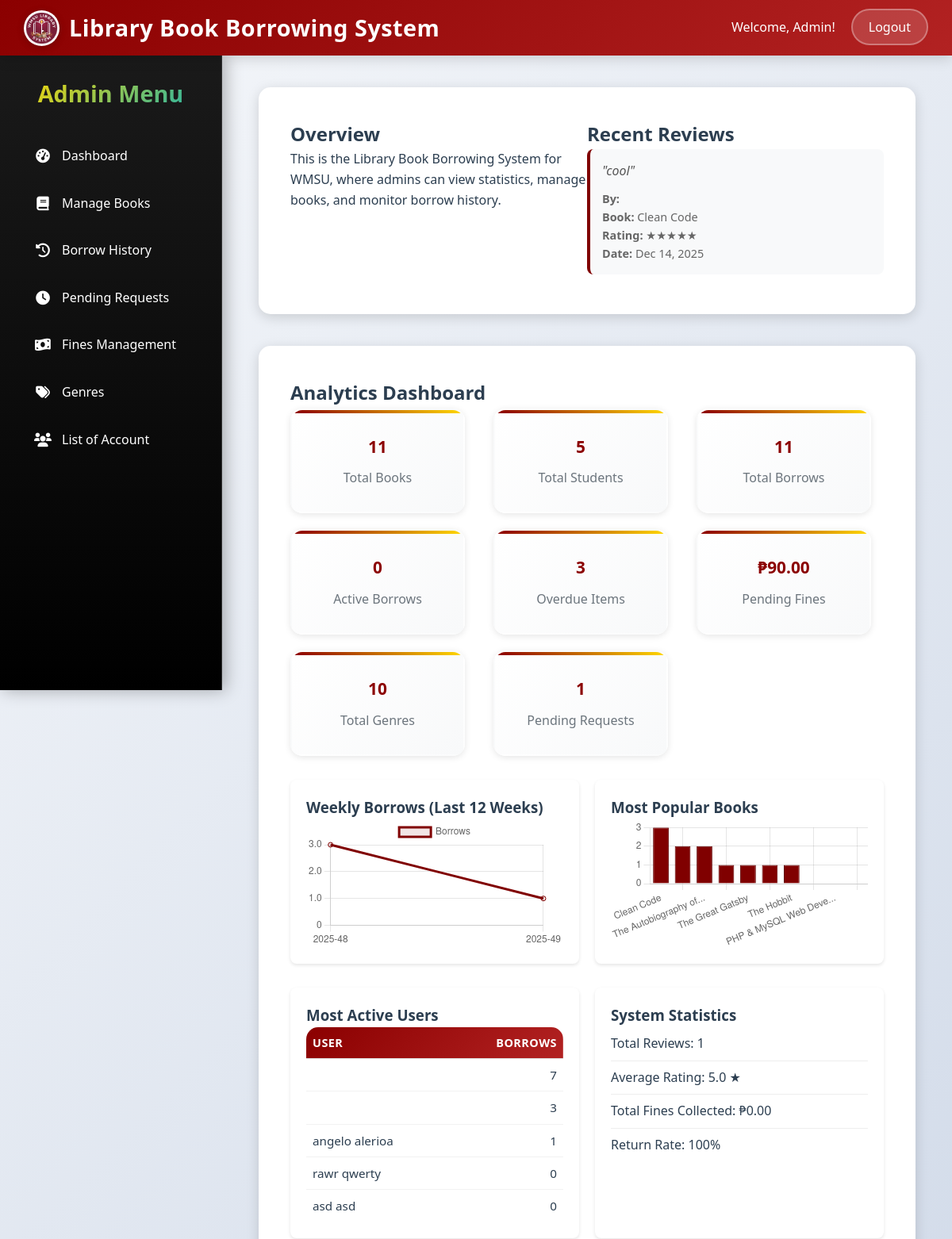
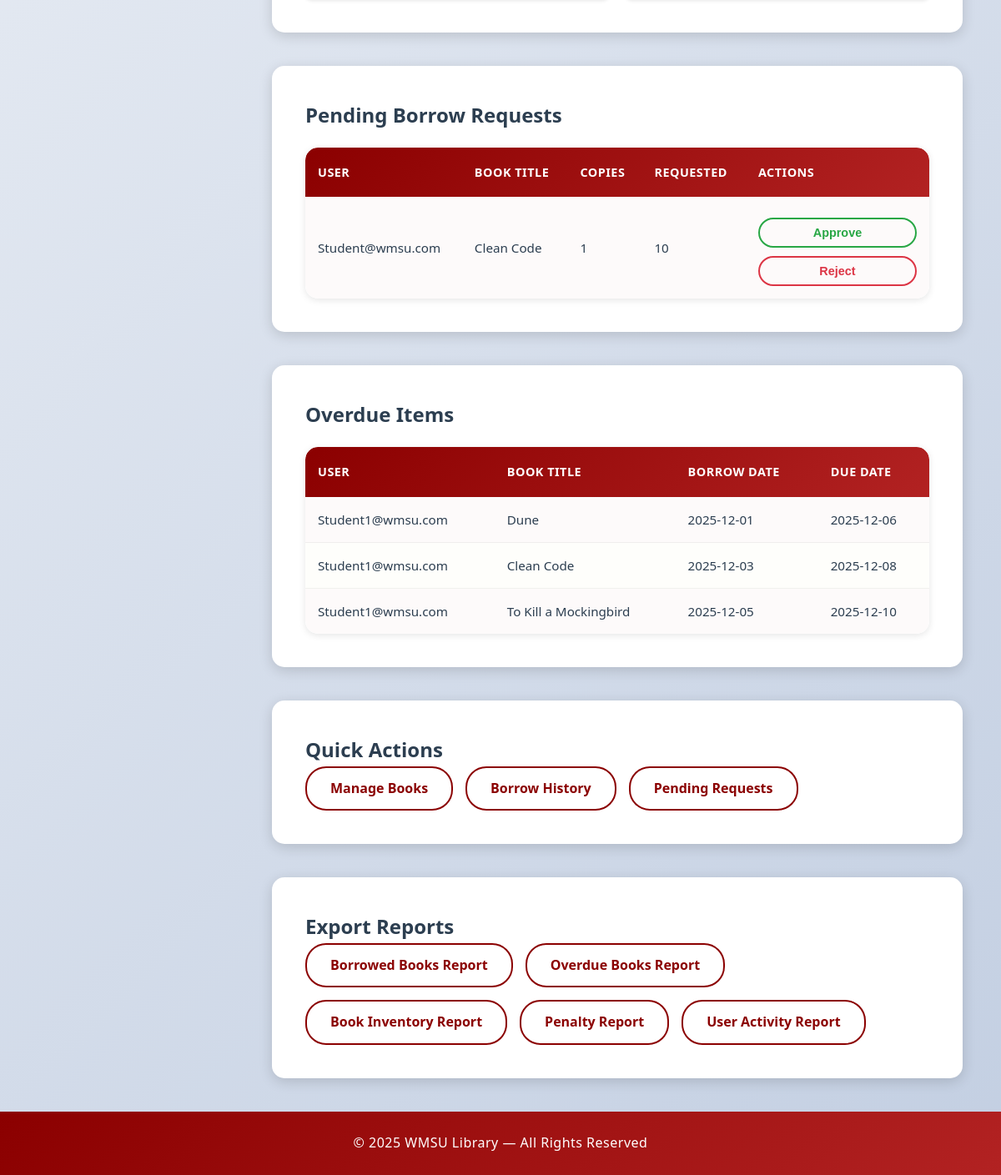
Page /admin/dashboard.php (signed in) on the committed database (2 pictures, top to bottom).
### tables this page shows
CREATE TABLE `book_reviews` (
  `id` int(11) NOT NULL,
  `user_id` int(11) NOT NULL,
  `book_id` int(11) NOT NULL,
  `rating` int(11) NOT NULL CHECK (`rating` >= 1 and `rating` <= 5),
  `review` text DEFAULT NULL,
  `created_at` timestamp NOT NULL DEFAULT current_timestamp()
);

CREATE TABLE `books` (
  `id` int(11) NOT NULL,
  `title` varchar(255) NOT NULL,
  `author` varchar(255) NOT NULL,
  `genre` varchar(100) DEFAULT NULL,
  `publication_date` date DEFAULT NULL,
  `total_copies` int(11) NOT NULL DEFAULT 1,
  `available_copies` int(11) NOT NULL DEFAULT 1,
  `deleted` tinyint(1) DEFAULT 0
);

CREATE TABLE `borrow_history` (
  `id` int(11) NOT NULL,
  `user_id` int(11) NOT NULL,
  `book_id` int(11) NOT NULL,
  `copies_borrowed` int(11) NOT NULL DEFAULT 1,
  `status` enum('pending','approved','borrowed','returned','rejected','overdue','cancelled') NOT NULL DEFAULT 'pending',
  `request_date` date DEFAULT NULL,
  `borrow_date` date DEFAULT NULL,
  `due_date` date DEFAULT NULL,
  `return_date` date DEFAULT NULL
);

CREATE TABLE `users` (
  `id` int(11) NOT NULL,
  `username` varchar(50) NOT NULL,
  `password` varchar(255) NOT NULL,
  `first_name` varchar(50) NOT NULL,
  `middle_name` varchar(50) DEFAULT NULL,
  `last_name` varchar(50) NOT NULL,
  `role` enum('admin','student') NOT NULL,
  `penalty_status` enum('none','blocked') DEFAULT 'none',
  `email` varchar(100) NOT NULL
);

### admin/dashboard.php (the view, shortened to what the rows shown need)
<?php
require_once __DIR__ . '/../classes/Borrow.php';
$overdueItems = $pdo->query("SELECT bh.*, u.username, b.title FROM borrow_history bh JOIN users u ON bh.user_id = u.id JOIN books b ON bh.book_id = b.id WHERE bh.status='overdue' ORDER BY bh.due_date ASC")->fetchAll(PDO::FETCH_ASSOC);
$pendingRequests = $pdo->query("SELECT bh.*, u.username, b.title FROM borrow_history bh JOIN users u ON bh.user_id = u.id JOIN books b ON bh.book_id = b.id WHERE bh.status='pending' ORDER BY bh.id ASC")->fetchAll(PDO::FETCH_ASSOC);
$weeklyBorrows = $pdo->query("
    SELECT DATE_FORMAT(borrow_date, '%Y-%U') as week, COUNT(*) as count
    FROM borrow_history
    WHERE borrow_date IS NOT NULL AND borrow_date >= DATE_SUB(CURDATE(), INTERVAL 12 WEEK)
    GROUP BY DATE_FORMAT(borrow_date, '%Y-%U')
    ORDER BY week DESC
    LIMIT 12
")->fetchAll(PDO::FETCH_ASSOC);
$popularBooks = $pdo->query("
    SELECT b.title, COUNT(bh.id) as borrow_count
    FROM books b
    LEFT JOIN borrow_history bh ON b.id = bh.book_id
    GROUP BY b.id, b.title
    ORDER BY borrow_count DESC
    LIMIT 10
")->fetchAll(PDO::FETCH_ASSOC);
$recentReviews = $pdo->query("
    SELECT br.review, br.rating, br.created_at, CONCAT(u.first_name, ' ', COALESCE(u.middle_name, ''), ' ', u.last_name) AS full_name, b.title
    FROM book_reviews br
    JOIN users u ON br.user_id = u.id
    JOIN books b ON br.book_id = b.id
    ORDER BY br.created_at DESC
    LIMIT 5
")->fetchAll(PDO::FETCH_ASSOC);
?>
<!DOCTYPE html>
<html lang="en">
<head>
    <link rel="stylesheet" href="../assets/css/custom.css">
    <link rel="stylesheet" href="https://cdnjs.cloudflare.com/ajax/libs/font-awesome/6.0.0/css/all.min.css">
</head>
<body>
    <header class="no-left-radius">
        <h1><img src="../image/WMSU.png" alt="WMSU Logo" style="border-radius: 50%;">Library Book Borrowing System</h1>
    </header>
    <main>
        <aside class="sidebar">
            <h2>Admin Menu</h2>
        </aside>
        <div class="content">
        <section class="dashboard-section">
            <div style="display: grid; grid-template-columns: 1fr 1fr; gap: 0px;">
                <section id="overview">
                    <h2>Overview</h2>
                </section>
                <section>
                    <h2>Recent Reviews</h2>
                    <?php if(empty($recentReviews)): ?>
                        <p>No reviews yet.</p>
                    <?php else: ?>
                        <div style="max-height: 400px; overflow-y: auto;">
                            <?php foreach($recentReviews as $review): ?>
                                <div style="background: #f8f9fa; padding: 15px; margin-bottom: 10px; border-radius: 8px; border-left: 4px solid #800000;">
                                    <blockquote style="margin: 0 0 10px 0; font-style: italic; color: #555;">
                                        "<?= htmlspecialchars($review['review']) ?>"
                                    </blockquote>
                                    <div style="font-size: 0.9em; color: #666;">
                                        <strong>By:</strong> <?= htmlspecialchars($review['full_name']) ?><br>
                                        <strong>Book:</strong> <?= htmlspecialchars($review['title']) ?><br>
                                        <strong>Rating:</strong> <?= str_repeat('★', $review['rating']) ?><br>
                                        <strong>Date:</strong> <?= date('M d, Y', strtotime($review['created_at'])) ?>
                                    </div>
                                </div>
                            <?php endforeach; ?>
                        </div>
                    <?php endif; ?>
                </section>
            </div>
        </section>
        <section class="dashboard-section">
            <h2>Analytics Dashboard</h2>
            <div style="display: grid; grid-template-columns: 1fr 1fr; gap: 20px;">
                <div style="background: white; padding: 20px; border-radius: 8px; box-shadow: 0 2px 4px rgba(0,0,0,0.1);">
                    <table style="width: 100%; border-collapse: collapse;">
                        <thead>
                            <tr style="border-bottom: 1px solid #ddd;">
                                <th style="text-align: left; padding: 8px;">User</th>
                                <th style="text-align: right; padding: 8px;">Borrows</th>
                            </tr>
                        </thead>
                    </table>
                </div>
            </div>
        </section>
        <section class="dashboard-section">
            <h2>Pending Borrow Requests</h2>
            <?php if(empty($pendingRequests)): ?>
                <p>No pending requests.</p>
            <?php else: ?>
                <div class="table-container">
                    <table class="table table-striped">
                        <thead>
                            <tr>
                                <th>User</th>
                                <th>Book Title</th>
                                <th>Copies</th>
                                <th>Requested</th>
                                <th>Actions</th>
                            </tr>
                        </thead>
                        <tbody>
                            <?php foreach($pendingRequests as $req): ?>
                                <tr>
                                    <td><?=$req['username']?></td>
                                    <td><?=$req['title']?></td>
                                    <td><?=$req['copies_borrowed']?></td>
                                    <td><?=$req['id']?></td>
                                    <td>
                                        <form method="post" style="display:inline;">
                                            <button type="submit" class="btn btn-success btn-sm">Approve</button>
                                        </form>
                                        <form method="post" style="display:inline;">
                                            <button type="submit" class="btn btn-danger btn-sm">Reject</button>
                                        </form>
                                    </td>
                                </tr>
                            <?php endforeach; ?>
                        </tbody>
                    </table>
                </div>
            <?php endif; ?>
        </section>
        <section class="dashboard-section">
            <h2>Overdue Items</h2>
            <?php if(empty($overdueItems)): ?>
                <p>No overdue items.</p>
            <?php else: ?>
                <div class="table-container">
                    <table class="table table-striped">
                        <thead>
                            <tr>
                                <th>User</th>
                                <th>Book Title</th>
                                <th>Borrow Date</th>
                                <th>Due Date</th>
                            </tr>
                        </thead>
                        <tbody>
                            <?php foreach($overdueItems as $item): ?>
                                <tr>
                                    <td><?=$item['username']?></td>
                                    <td><?=$item['title']?></td>
                                    <td><?=$item['borrow_date']?></td>
                                    <td><?=$item['due_date']?></td>
                                </tr>
                            <?php endforeach; ?>
                        </tbody>
                    </table>
                </div>
            <?php endif; ?>
        </section>
        <section class="dashboard-section">
            <h2>Quick Actions</h2>
        </section>
        <section class="dashboard-section">
            <h2>Export Reports</h2>
        </section>
        </div>
    </main>
    <script>
        // Weekly Borrows Chart
        const weeklyCtx = document.getElementById('weeklyBorrowsChart').getContext('2d');
        const weeklyData = <?=json_encode(array_reverse($weeklyBorrows))?>;
        new Chart(weeklyCtx, {
            type: 'line',
            data: {
                labels: weeklyData.map(item => item.week),
                datasets: [{
                    label: 'Borrows',
                    data: weeklyData.map(item => item.count),
                    borderColor: '#800000',
                    backgroundColor: 'rgba(128, 0, 0, 0.1)',
                    tension: 0.1
                }]
            },
            options: {
                responsive: true,
                scales: {
                    y: {
                        beginAtZero: true
                    }
                }
            }
        });
        // Popular Books Chart
        const popularCtx = document.getElementById('popularBooksChart').getContext('2d');
        const popularData = <?=json_encode($popularBooks)?>;
        new Chart(popularCtx, {
            type: 'bar',
            data: {
                labels: popularData.map(item => item.title.length > 20 ? item.title.substring(0, 20) + '...' : item.title),
                datasets: [{
                    label: 'Borrow Count',
                    data: popularData.map(item => item.borrow_count),
                    backgroundColor: '#800000',
                    borderColor: '#600000',
                    borderWidth: 1
                }]
            },
            options: {
                responsive: true,
                scales: {
                    y: {
                        beginAtZero: true
                    }
                },
                plugins: {
                    legend: {
                        display: false
                    }
                }
            }
        });
    </script>
</body>
</html>

### rows in the picture
book_reviews: review "cool", book.title "Clean Code", rating "★★★★★", created_at "Dec 14, 2025"
borrow_history: user.username "Student@wmsu.com", book.title "Clean Code", copies_borrowed "1", id "10"
borrow_history: user.username "Student1@wmsu.com", book.title "Dune", borrow_date "2025-12-01", due_date "2025-12-06"
borrow_history: user.username "Student1@wmsu.com", book.title "Clean Code", borrow_date "2025-12-03", due_date "2025-12-08"
borrow_history: user.username "Student1@wmsu.com", book.title "To Kill a Mockingbird", borrow_date "2025-12-05", due_date "2025-12-10"

### other values in the picture
$totalBooks "11"
$totalStudents "5"
$totalBorrows "11"
$activeBorrows "0"
$overdueBorrows "3"
$totalFines "90.00"
$totalGenres "10"
$user['borrow_count'] "7"
$user['borrow_count'] "3"
$user['full_name'] "angelo alerioa"
$user['borrow_count'] "1"
$user['full_name'] "rawr qwerty"
$user['borrow_count'] "0"
$user['full_name'] "asd asd"
$totalReviews "1"
